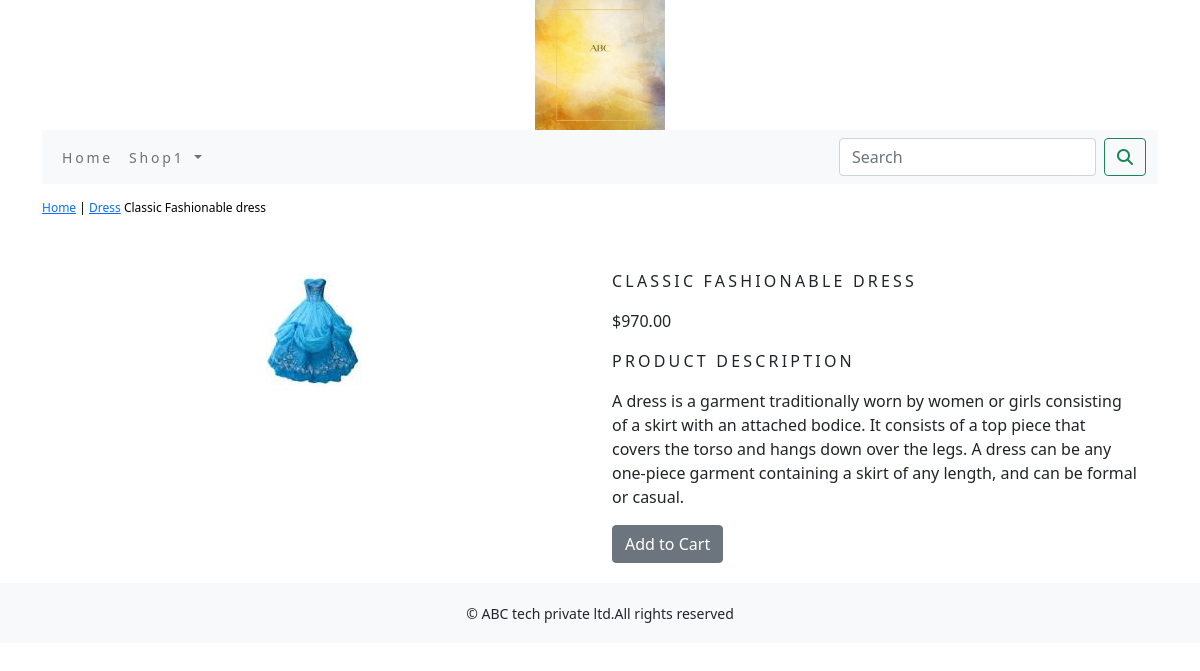
Page /shop1/dress/classic-fashionable-dress/ on the committed database.
### shop1/models.py (models this page shows, shortened)
class Product(models.Model):
    name=models.CharField(max_length=250,unique=True)
    slug=models.SlugField(max_length=250,unique=True)
    description=models.TextField(blank=True)
    price=models.DecimalField(max_digits=10,decimal_places=2)
    category=models.ForeignKey(Category,on_delete=models.CASCADE)
    image=models.ImageField(upload_to='product',blank=True)
    stock=models.IntegerField()
    available=models.BooleanField(default=True)
    created=models.DateTimeField(auto_now_add=True)
    updated=models.DateTimeField(auto_now=True)
    class Meta:
        ordering=('name',)
        verbose_name='product'
        verbose_name_plural='products'

class Category(models.Model):
    name=models.CharField(max_length=250,unique=True)
    slug=models.SlugField(max_length=250,unique=True)
    description=models.TextField(blank=True)
    image=models.ImageField(upload_to='category',blank=True)
    class Meta:
        ordering=('name',)
        verbose_name='category'
        verbose_name_plural='categories'
    def get_url(self):
        return reverse('shop1:products_by_category',args=[self.slug])
    def __str__(self):
        return '{}'.format(self.name)

### shop1/views.py (the view)
# urls.py: path('<slug:c_slug>/<slug:product_slug>/',views.proDetail,name='prodCatdetail')
def proDetail(request,c_slug,product_slug):
    try:
        product=Product.objects.get(category__slug=c_slug,slug=product_slug)
    except Exception as e:
        raise e
    return render(request,'product.html',{'product':product})

### cart/context_processors.py (called while the page is built)
def counter(request):
    item_count=0
    if 'admin' in request.path:
        return{}
    else:
        try:
            cart=Cart.objects.filter(cart_id=_cart_id(request))
            car_items=CartItem.objects.all().filter(cart=cart[:1])
            for cart_item in car_items:
                item_count += cart_item.quantity
        except Cart.DoesNotExist:
            item_count =0
    return dict(item_count=item_count)

### cart/views.py (called while the page is built)
def _cart_id(request):
    cart=request.session.session_key
    if not cart:
        cart=request.session.create()
    return cart

### shop1/context_processors.py (called while the page is built)
def menu_links(request):
    links=Category.objects.all()
    return dict(links=links)

### templates/product.html (shortened to what this page needs)
{% extends 'base.html' %}
{% load static %}
{% block content %}
<div class="row my_prod_row_class">
    <div class="mx_auto">
        <p><a href="{% url 'shop1:allProdCat' %}"> Home</a> | <a href="{{product.category.get_url}}">{{product.category}}</a> {{product.name}}</p>
    </div>
<div class="container">
<br>
    <div class="row">
<div class="col-12 col-sm-12 col-md-12 col-lg-6 text-center">
    <div style="min-width:18rem">
            <img src="{{product.image.url}}" alt="{{product.name}}">
    </div>
    </div>
    <div class="col-12 col-sm-12 col-md-12 col-lg-6">
        <div>
        <h1 class="my_prod_title">{{product.name}}</h1>
        <p>${{product.price}}</p>
        <p class="my_title"> Product Description</p>
        <p class="text-justify my_prod_text">{{product.description}}</p>
        {% if product.stock <= 0 %}
        <p class="text-justify my_prod_text"> <b>Out of Stock</b></p>
        {% else %}
        <a class="btn btn-secondary" href="{% url 'cart:add_cart' product.id %}">Add to Cart</a>
        {% endif %}
        </div>
    </div>
     </div>
  </div>
</div>
{% endblock %}

### static/css/custom.css (style rules this page uses)
body { font-family: 'Roboto', sans-serif; }
.my_title { font-size:16px; text-transform:uppercase; letter-spacing: .2em; }
.my_prod_row_class { padding-top:15px; padding-bottom:20px; }
.my_prod_row_class .mx_auto { color:#000; font-size:12px; text-decoration:none; }
.my_prod_title { font-size:16px; text-transform:uppercase; letter-spacing: .2em; padding-top:15px; padding-bottom:10px; }
.my_prod_text { padding-right:20px; }

### rows in the picture
Product: category "Dress", name "Classic Fashionable dress", image (picture), name "CLASSIC FASHIONABLE DRESS", price "970.00", description "A dress is a garment traditionally worn by women or girls consisting of a skirt with an attached bodice. It consists of a top piece that covers the torso and hangs down over the legs. A dress can be any one-piece garment containing a skirt of any length, and can be formal or casual."
